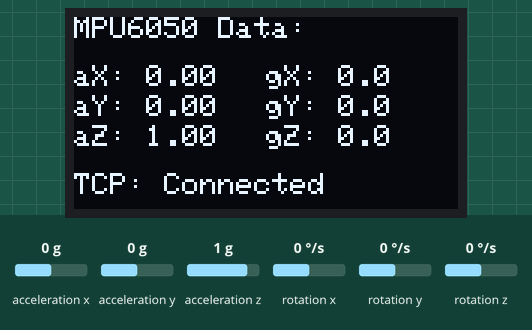
Bench run of a sketch on a simulated ESP32-S3. On the bench: 128×64 one-colour display. The test bench sets the inputs (shaded band); at power-on: acceleration x 0 g, acceleration y 0 g, acceleration z 1 g, rotation x 0 °/s, rotation y 0 °/s, rotation z 0 °/s. WiFi joins after 1.5 s; servers stay silent unless stated; what the sketch prints to the serial monitor is not drawn.

Above: at 5.9 s.
6.0 s: acceleration x set to -1.4 g
At 7.5 s:
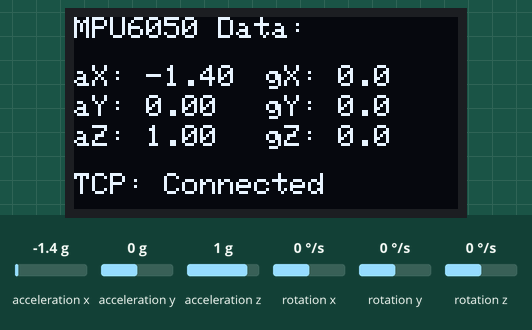
8.5 s: acceleration y set to -1.4 g
At 9.2 s:
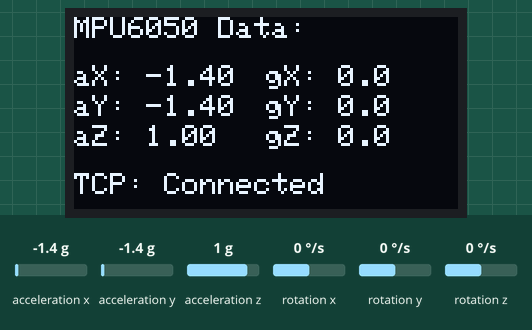
10.0 s: acceleration z set to -1.4 g
At 10.9 s:
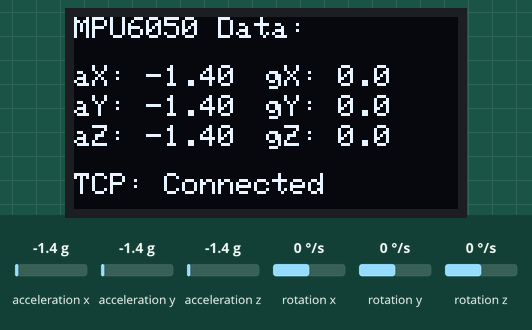
11.8 s: rotation x set to -192 °/s
At 12.7 s:
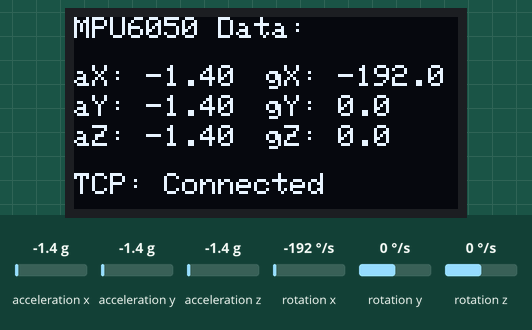
13.6 s: rotation y set to -192 °/s
At 14.4 s:
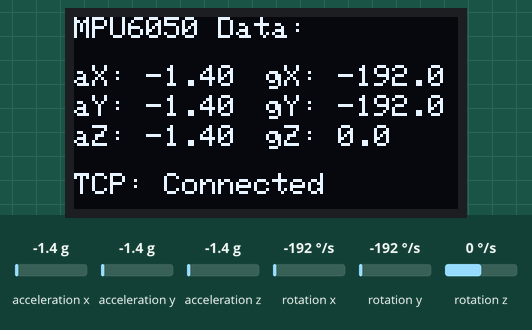
15.3 s: rotation z set to -192 °/s
At 16.0 s:
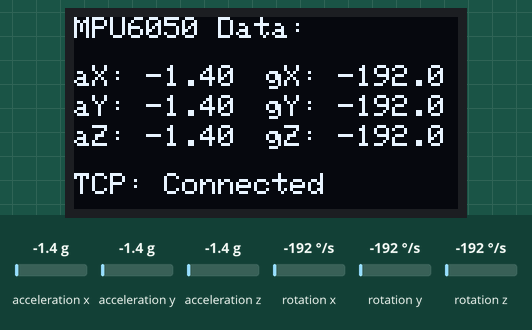

The sketch:

car-o2.ino
```cpp
#include <Wire.h>
#include <MPU6050.h>
#include <WiFi.h>
#include <Adafruit_GFX.h>
#include <Adafruit_SSD1306.h>

// WiFi配置
const char *ssid = "ovo";
const char *password = "twx20051";

// 服务器配置
const char *serverIP = "192.168.64.254";
const int serverPort = 8080;

// OLED显示屏配置
#define SCREEN_WIDTH 128
#define SCREEN_HEIGHT 64
#define OLED_RESET -1
Adafruit_SSD1306 display(SCREEN_WIDTH, SCREEN_HEIGHT, &Wire, OLED_RESET);

// MPU6050对象
MPU6050 mpu;

// TCP客户端
WiFiClient client;

// 数据发送间隔
const unsigned long DATA_INTERVAL = 100; // 100ms
unsigned long lastDataTime = 0;

// 显示更新间隔
const unsigned long DISPLAY_INTERVAL = 200; // 200ms
unsigned long lastDisplayTime = 0;

// MPU6050数据
float filteredAx = 0;
float filteredAy = 0;
float filteredAz = 0;

// 添加陀螺仪零漂补偿相关变量
const int CALIBRATION_SAMPLES = 1000; // 开机校准采样数
const float STATIC_THRESHOLD = 0.05;  // 静态检测阈值
float gyroXOffset = 0;
float gyroYOffset = 0;
float gyroZOffset = 0;

void setup()
{
  // 初始化串口
  Serial.begin(115200);

  // 初始化I2C - 使用ESP32-S3的默认I2C引脚
  Wire.begin(8, 9); // SDA = GPIO8, SCL = GPIO9
  delay(100);       // 等待I2C稳定

  // 初始化OLED
  if (!display.begin(SSD1306_SWITCHCAPVCC, 0x3C))
  {
    Serial.println(F("SSD1306初始化失败"));
    while (1)
      ;
  }
  display.clearDisplay();
  display.setTextSize(1);
  display.setTextColor(SSD1306_WHITE);
  display.display();

  // 初始化MPU6050
  mpu.initialize();
  if (!mpu.testConnection())
  {
    Serial.println("MPU6050初始化失败");
    while (1)
    {
      delay(500);
    }
  }
  Serial.println("MPU6050初始化成功");

  // 配置MPU6050
  mpu.setFullScaleAccelRange(MPU6050_ACCEL_FS_2);
  mpu.setFullScaleGyroRange(MPU6050_GYRO_FS_250);
  mpu.setDLPFMode(MPU6050_DLPF_BW_5);
  mpu.setXAccelOffset(0);
  mpu.setYAccelOffset(0);
  mpu.setZAccelOffset(0);

  // 连接WiFi
  WiFi.begin(ssid, password);
  while (WiFi.status() != WL_CONNECTED)
  {
    delay(500);
    Serial.print(".");
  }
  Serial.println("\nWiFi已连接");

  // 连接TCP服务器
  connectServer();

  // 初始化MPU6050后添加零漂校准
  Serial.println("开始陀螺仪零漂校准...");
  calibrateGyro();
  Serial.println("陀螺仪零漂校准完成");
}

void loop()
{
  unsigned long currentTime = millis();

  // 读取MPU6050数据
  int16_t ax, ay, az;
  int16_t gx, gy, gz;
  mpu.getMotion6(&ax, &ay, &az, &gx, &gy, &gz);

  // 将原始数据转换为实际值（加速度单位：g，陀螺仪单位：度/秒）
  const float accelScale = 1.0 / 16384.0; // ±2g范围
  float normAx = ax * accelScale;
  float normAy = ay * accelScale;
  float normAz = az * accelScale;

  // 简单的低通滤波
  const float alpha = 0.2;
  filteredAx = alpha * normAx + (1 - alpha) * filteredAx;
  filteredAy = alpha * normAy + (1 - alpha) * filteredAy;
  filteredAz = alpha * normAz + (1 - alpha) * filteredAz;

  // 定时发送数据
  if (currentTime - lastDataTime >= DATA_INTERVAL)
  {
    lastDataTime = currentTime;
    sendMPUData();
  }

  // 定时更新显示
  if (currentTime - lastDisplayTime >= DISPLAY_INTERVAL)
  {
    lastDisplayTime = currentTime;
    updateOLED();
  }

  // 检查TCP连接
  if (!client.connected())
  {
    connectServer();
  }
}

void connectServer()
{
  Serial.println("正在连接服务器...");
  display.clearDisplay();
  display.setTextSize(1);
  display.setTextColor(SSD1306_WHITE);
  display.setCursor(0, 0);
  display.println("正在连接服务器...");
  display.display();

  int retryCount = 0;
  while (!client.connect(serverIP, serverPort) && retryCount < 5)
  {
    delay(1000);
    Serial.print(".");
    retryCount++;
  }

  if (client.connected())
  {
    Serial.println("\n服务器已连接");
    display.clearDisplay();
    display.setCursor(0, 0);
    display.println("服务器已连接");
    display.display();
  }
  else
  {
    Serial.println("\n服务器连接失败");
    display.clearDisplay();
    display.setCursor(0, 0);
    display.println("服务器连接失败");
    display.display();
  }
}

void calibrateGyro()
{
  float sumX = 0, sumY = 0, sumZ = 0;

  // 采集静态数据
  for (int i = 0; i < CALIBRATION_SAMPLES; i++)
  {
    int16_t gx, gy, gz;
    mpu.getRotation(&gx, &gy, &gz);

    // 转换为实际值
    const float gyroScale = 1.0 / 131.0; // ±250°/s范围
    sumX += gx * gyroScale;
    sumY += gy * gyroScale;
    sumZ += gz * gyroScale;

    delay(1);
  }

  // 计算平均值作为零漂补偿
  gyroXOffset = sumX / CALIBRATION_SAMPLES;
  gyroYOffset = sumY / CALIBRATION_SAMPLES;
  gyroZOffset = sumZ / CALIBRATION_SAMPLES;

  Serial.printf("陀螺仪零漂: X=%.2f, Y=%.2f, Z=%.2f\n",
                gyroXOffset, gyroYOffset, gyroZOffset);
}

bool isStatic(float ax, float ay, float az, float gx, float gy, float gz)
{
  // 检查加速度和角速度是否在阈值范围内
  const float accelMagnitude = sqrt(ax * ax + ay * ay + az * az);
  const float gyroMagnitude = sqrt(gx * gx + gy * gy + gz * gz);

  // 加速度应该接近1g，角速度应该接近0
  return (abs(accelMagnitude - 1.0) < STATIC_THRESHOLD) &&
         (gyroMagnitude < STATIC_THRESHOLD);
}

void sendMPUData()
{
  // 读取MPU6050数据
  int16_t ax, ay, az;
  int16_t gx, gy, gz;
  mpu.getMotion6(&ax, &ay, &az, &gx, &gy, &gz);

  // 将原始数据转换为实际值
  const float accelScale = 1.0 / 16384.0; // ±2g范围
  const float gyroScale = 1.0 / 131.0;    // ±250°/s范围

  float accX = ax * accelScale;
  float accY = ay * accelScale;
  float accZ = az * accelScale;

  // 应用零漂补偿
  float gyroX = gx * gyroScale - gyroXOffset;
  float gyroY = gy * gyroScale - gyroYOffset;
  float gyroZ = gz * gyroScale - gyroZOffset;

  // 静态检测
  if (isStatic(accX, accY, accZ, gyroX, gyroY, gyroZ))
  {
    // 在静止状态下，将角速度强制设为0
    gyroX = 0;
    gyroY = 0;
    gyroZ = 0;
  }

  // 创建JSON格式的数据
  char jsonData[256];
  snprintf(jsonData, sizeof(jsonData),
           "m:%.3f,%.3f,%.3f,%.3f,%.3f,%.3f", // 格式: m:ax,ay,az,gx,gy,gz
           accX, accY, accZ, gyroX, gyroY, gyroZ);

  // 发送数据到服务器并打印调试信息
  if (client.connected())
  {
    client.println(jsonData);
    Serial.print("Sent: ");
    Serial.println(jsonData);
  }

  // 更新OLED显示
  display.clearDisplay();
  display.setTextSize(1);
  display.setTextColor(SSD1306_WHITE);

  // 显示标题
  display.setCursor(0, 0);
  display.println("MPU6050 Data:");

  // 显示加速度数据
  char buffer[32];
  display.setCursor(0, 16);
  snprintf(buffer, sizeof(buffer), "aX: %.2f", accX);
  display.println(buffer);

  display.setCursor(0, 26);
  snprintf(buffer, sizeof(buffer), "aY: %.2f", accY);
  display.println(buffer);

  display.setCursor(0, 36);
  snprintf(buffer, sizeof(buffer), "aZ: %.2f", accZ);
  display.println(buffer);

  // 显示角速度数据
  display.setCursor(64, 16);
  snprintf(buffer, sizeof(buffer), "gX: %.1f", gyroX);
  display.println(buffer);

  display.setCursor(64, 26);
  snprintf(buffer, sizeof(buffer), "gY: %.1f", gyroY);
  display.println(buffer);

  display.setCursor(64, 36);
  snprintf(buffer, sizeof(buffer), "gZ: %.1f", gyroZ);
  display.println(buffer);

  // 显示连接状态
  display.setCursor(0, 52);
  if (client.connected())
  {
    display.println("TCP: Connected");
  }
  else
  {
    display.println("TCP: Disconnected");
  }

  display.display();
}

void updateOLED()
{
  display.clearDisplay();
  display.setTextSize(1);
  display.setTextColor(SSD1306_WHITE);

  // 显示标题
  display.setCursor(0, 0);
  display.println("MPU6050 Data:");

  // 显示加速度数据
  char buffer[32];
  display.setCursor(0, 16);
  snprintf(buffer, sizeof(buffer), "X: %.2f g", filteredAx);
  display.println(buffer);

  display.setCursor(0, 26);
  snprintf(buffer, sizeof(buffer), "Y: %.2f g", filteredAy);
  display.println(buffer);

  display.setCursor(0, 36);
  snprintf(buffer, sizeof(buffer), "Z: %.2f g", filteredAz);
  display.println(buffer);

  // 显示连接状态
  display.setCursor(0, 52);
  if (client.connected())
  {
    display.println("TCP: Connected");
  }
  else
  {
    display.println("TCP: Disconnected");
  }

  display.display();
}
```

Measured:
- what the display in image 1 shows lasts 0.5 s, from 7.1 s to 7.6 s
